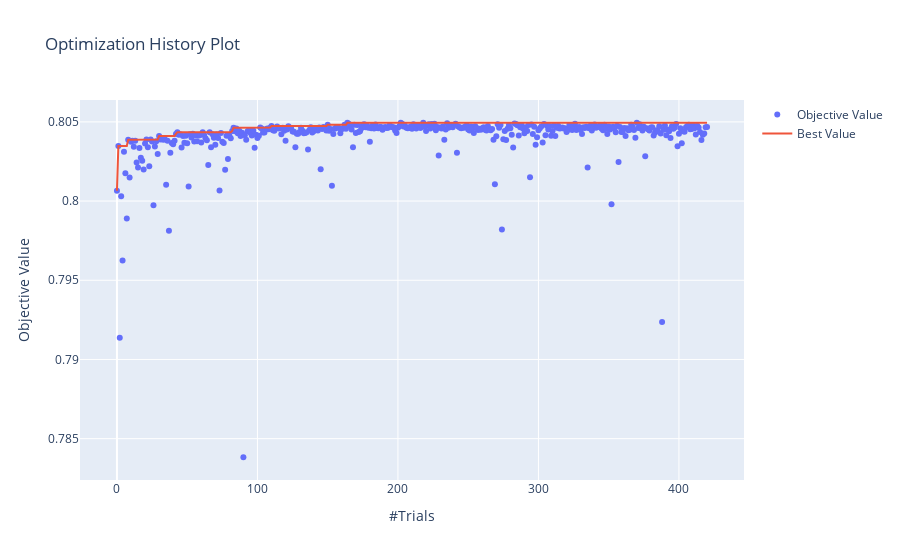

Write notebook code for a chart like this one.
### Code cell
# optuna.visualization.plot_contour(study, params=['x', 'y'])

optuna.visualization.plot_optimization_history(study)

### Figure 1 — Plotly figure (JSON) as saved in the notebook; plotly's stock layout.template omitted (floating-point values rounded to 4 significant figures; data arrays with more than 128 entries replaced by an {"elided": "..."} marker saying what was removed)
{"data": [{"mode": "markers", "name": "Objective Value", "type": "scatter", "x": {"elided": "421 int values"}, "y": {"elided": "421 float values"}}, {"name": "Best Value", "type": "scatter", "x": {"elided": "421 int values"}, "y": {"elided": "421 float values"}}], "layout": {"title": {"text": "Optimization History Plot"}, "xaxis": {"title": {"text": "#Trials"}}, "yaxis": {"title": {"text": "Objective Value"}}}}
